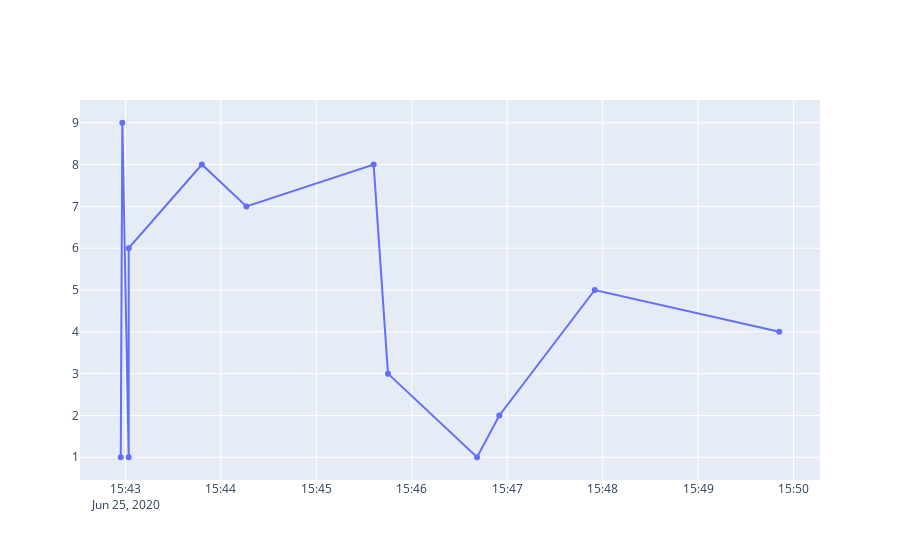

Write notebook code for a chart like this one.
### Code cell
import plotly.graph_objects as go

fig = go.Figure()
for i in tokens:
    if len(tokens[i]["activity_count"])>10:
        fig.add_trace(go.Scatter(x=list(map(datetime.fromtimestamp,tokens[i]["timestamp"])),
                                 y=tokens[i]["activity_count"],
                                name = f'token {i}'))
fig.show()

### Figure 1 — Plotly figure (JSON) as saved in the notebook; plotly's stock layout.template omitted (floating-point values rounded to 4 significant figures)
{"data": [{"name": "token 2", "type": "scatter", "x": ["2020-06-25T15:42:57", "2020-06-25T15:42:58", "2020-06-25T15:43:02", "2020-06-25T15:43:02", "2020-06-25T15:43:48", "2020-06-25T15:44:16", "2020-06-25T15:45:36", "2020-06-25T15:45:45", "2020-06-25T15:46:41", "2020-06-25T15:46:55", "2020-06-25T15:47:55", "2020-06-25T15:49:51"], "y": [1, 9, 1, 6, 8, 7, 8, 3, 1, 2, 5, 4]}], "layout": {}}
